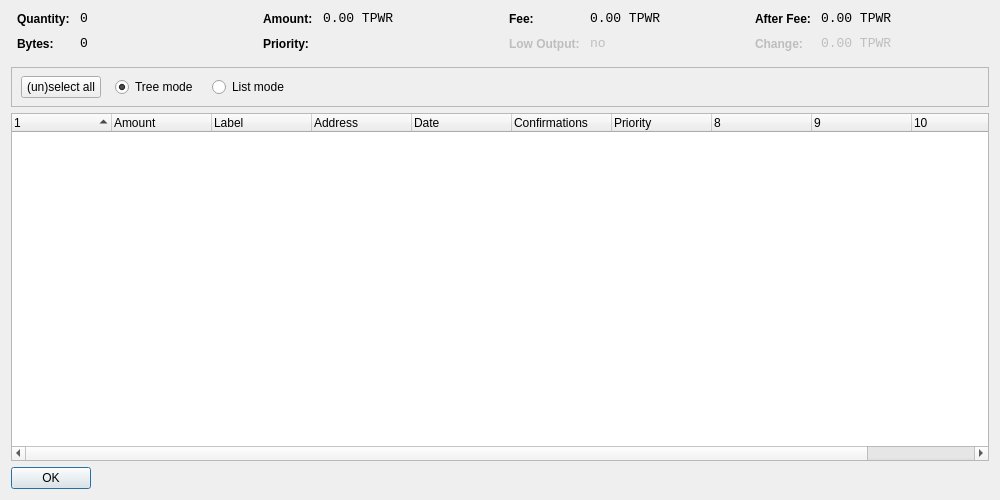
<?xml version="1.0" encoding="UTF-8"?>
<ui version="4.0">
 <class>CoinControlDialog</class>
 <widget class="QDialog" name="CoinControlDialog">
  <property name="geometry">
   <rect>
    <x>0</x>
    <y>0</y>
    <width>1000</width>
    <height>500</height>
   </rect>
  </property>
  <property name="windowTitle">
   <string>Coin Control</string>
  </property>
  
  
  <property name="styleSheet">
   <string notr="true">background-image: url(:/images/bkg2);</string>
  </property>
  
  
  <layout class="QVBoxLayout" name="verticalLayout">
   <item>
    <layout class="QHBoxLayout" name="horizontalLayoutTop" stretch="0,0,0,0">
     <property name="topMargin">
      <number>0</number>
     </property>
     <property name="bottomMargin">
      <number>10</number>
     </property>
     <item>
      <layout class="QFormLayout" name="formLayoutCoinControl1">
       <property name="horizontalSpacing">
        <number>10</number>
       </property>
       <property name="verticalSpacing">
        <number>10</number>
       </property>
       <property name="leftMargin">
        <number>6</number>
       </property>
       <property name="rightMargin">
        <number>6</number>
       </property>
       <item row="0" column="0">
        <widget class="QLabel" name="labelCoinControlQuantityText">
         <property name="styleSheet">
          <string notr="true">font-weight:bold;</string>
         </property>
         <property name="text">
          <string>Quantity:</string>
         </property>
        </widget>
       </item>
       <item row="0" column="1">
        <widget class="QLabel" name="labelCoinControlQuantity">
         <property name="font">
          <font>
           <family>Monospace</family>
           <pointsize>10</pointsize>
          </font>
         </property>
         <property name="cursor">
          <cursorShape>IBeamCursor</cursorShape>
         </property>
         <property name="contextMenuPolicy">
          <enum>Qt::ActionsContextMenu</enum>
         </property>
         <property name="text">
          <string notr="true">0</string>
         </property>
         <property name="textInteractionFlags">
          <set>Qt::LinksAccessibleByMouse|Qt::TextSelectableByKeyboard|Qt::TextSelectableByMouse</set>
         </property>
        </widget>
       </item>
       <item row="1" column="0">
        <widget class="QLabel" name="labelCoinControlBytesText">
         <property name="styleSheet">
          <string notr="true">font-weight:bold;</string>
         </property>
         <property name="text">
          <string>Bytes:</string>
         </property>
        </widget>
       </item>
       <item row="1" column="1">
        <widget class="QLabel" name="labelCoinControlBytes">
         <property name="font">
          <font>
           <family>Monospace</family>
           <pointsize>10</pointsize>
          </font>
         </property>
         <property name="cursor">
          <cursorShape>IBeamCursor</cursorShape>
         </property>
         <property name="contextMenuPolicy">
          <enum>Qt::ActionsContextMenu</enum>
         </property>
         <property name="text">
          <string notr="true">0</string>
         </property>
         <property name="textInteractionFlags">
          <set>Qt::LinksAccessibleByMouse|Qt::TextSelectableByKeyboard|Qt::TextSelectableByMouse</set>
         </property>
        </widget>
       </item>
      </layout>
     </item>
     <item>
      <layout class="QFormLayout" name="formLayoutCoinControl2">
       <property name="horizontalSpacing">
        <number>10</number>
       </property>
       <property name="verticalSpacing">
        <number>10</number>
       </property>
       <property name="leftMargin">
        <number>6</number>
       </property>
       <property name="rightMargin">
        <number>6</number>
       </property>
       <item row="0" column="0">
        <widget class="QLabel" name="labelCoinControlAmountText">
         <property name="styleSheet">
          <string notr="true">font-weight:bold;</string>
         </property>
         <property name="text">
          <string>Amount:</string>
         </property>
        </widget>
       </item>
       <item row="0" column="1">
        <widget class="QLabel" name="labelCoinControlAmount">
         <property name="font">
          <font>
           <family>Monospace</family>
           <pointsize>10</pointsize>
          </font>
         </property>
         <property name="cursor">
          <cursorShape>IBeamCursor</cursorShape>
         </property>
         <property name="contextMenuPolicy">
          <enum>Qt::ActionsContextMenu</enum>
         </property>
         <property name="text">
          <string notr="true">0.00 TPWR</string>
         </property>
         <property name="textInteractionFlags">
          <set>Qt::LinksAccessibleByMouse|Qt::TextSelectableByKeyboard|Qt::TextSelectableByMouse</set>
         </property>
        </widget>
       </item>
       <item row="1" column="0">
        <widget class="QLabel" name="labelCoinControlPriorityText">
         <property name="styleSheet">
          <string notr="true">font-weight:bold;</string>
         </property>
         <property name="text">
          <string>Priority:</string>
         </property>
        </widget>
       </item>
       <item row="1" column="1">
        <widget class="QLabel" name="labelCoinControlPriority">
         <property name="font">
          <font>
           <family>Monospace</family>
           <pointsize>10</pointsize>
          </font>
         </property>
         <property name="cursor">
          <cursorShape>IBeamCursor</cursorShape>
         </property>
         <property name="contextMenuPolicy">
          <enum>Qt::ActionsContextMenu</enum>
         </property>
         <property name="text">
          <string/>
         </property>
         <property name="textInteractionFlags">
          <set>Qt::LinksAccessibleByMouse|Qt::TextSelectableByKeyboard|Qt::TextSelectableByMouse</set>
         </property>
        </widget>
       </item>
      </layout>
     </item>
     <item>
      <layout class="QFormLayout" name="formLayoutCoinControl3">
       <property name="horizontalSpacing">
        <number>10</number>
       </property>
       <property name="verticalSpacing">
        <number>10</number>
       </property>
       <property name="leftMargin">
        <number>6</number>
       </property>
       <property name="rightMargin">
        <number>6</number>
       </property>
       <item row="0" column="0">
        <widget class="QLabel" name="labelCoinControlFeeText">
         <property name="styleSheet">
          <string notr="true">font-weight:bold;</string>
         </property>
         <property name="text">
          <string>Fee:</string>
         </property>
        </widget>
       </item>
       <item row="0" column="1">
        <widget class="QLabel" name="labelCoinControlFee">
         <property name="font">
          <font>
           <family>Monospace</family>
           <pointsize>10</pointsize>
          </font>
         </property>
         <property name="cursor">
          <cursorShape>IBeamCursor</cursorShape>
         </property>
         <property name="contextMenuPolicy">
          <enum>Qt::ActionsContextMenu</enum>
         </property>
         <property name="text">
          <string notr="true">0.00 TPWR</string>
         </property>
         <property name="textInteractionFlags">
          <set>Qt::LinksAccessibleByMouse|Qt::TextSelectableByKeyboard|Qt::TextSelectableByMouse</set>
         </property>
        </widget>
       </item>
       <item row="1" column="0">
        <widget class="QLabel" name="labelCoinControlLowOutputText">
         <property name="enabled">
          <bool>false</bool>
         </property>
         <property name="styleSheet">
          <string notr="true">font-weight:bold;</string>
         </property>
         <property name="text">
          <string>Low Output:</string>
         </property>
        </widget>
       </item>
       <item row="1" column="1">
        <widget class="QLabel" name="labelCoinControlLowOutput">
         <property name="enabled">
          <bool>false</bool>
         </property>
         <property name="font">
          <font>
           <family>Monospace</family>
           <pointsize>10</pointsize>
          </font>
         </property>
         <property name="cursor">
          <cursorShape>IBeamCursor</cursorShape>
         </property>
         <property name="contextMenuPolicy">
          <enum>Qt::ActionsContextMenu</enum>
         </property>
         <property name="text">
          <string notr="true">no</string>
         </property>
         <property name="textInteractionFlags">
          <set>Qt::LinksAccessibleByMouse|Qt::TextSelectableByKeyboard|Qt::TextSelectableByMouse</set>
         </property>
        </widget>
       </item>
      </layout>
     </item>
     <item>
      <layout class="QFormLayout" name="formLayoutCoinControl4">
       <property name="horizontalSpacing">
        <number>10</number>
       </property>
       <property name="verticalSpacing">
        <number>10</number>
       </property>
       <property name="leftMargin">
        <number>6</number>
       </property>
       <property name="rightMargin">
        <number>6</number>
       </property>
       <item row="0" column="0">
        <widget class="QLabel" name="labelCoinControlAfterFeeText">
         <property name="styleSheet">
          <string notr="true">font-weight:bold;</string>
         </property>
         <property name="text">
          <string>After Fee:</string>
         </property>
        </widget>
       </item>
       <item row="0" column="1">
        <widget class="QLabel" name="labelCoinControlAfterFee">
         <property name="font">
          <font>
           <family>Monospace</family>
           <pointsize>10</pointsize>
          </font>
         </property>
         <property name="cursor">
          <cursorShape>IBeamCursor</cursorShape>
         </property>
         <property name="contextMenuPolicy">
          <enum>Qt::ActionsContextMenu</enum>
         </property>
         <property name="text">
          <string notr="true">0.00 TPWR</string>
         </property>
         <property name="textInteractionFlags">
          <set>Qt::LinksAccessibleByMouse|Qt::TextSelectableByKeyboard|Qt::TextSelectableByMouse</set>
         </property>
        </widget>
       </item>
       <item row="1" column="0">
        <widget class="QLabel" name="labelCoinControlChangeText">
         <property name="enabled">
          <bool>false</bool>
         </property>
         <property name="styleSheet">
          <string notr="true">font-weight:bold;</string>
         </property>
         <property name="text">
          <string>Change:</string>
         </property>
        </widget>
       </item>
       <item row="1" column="1">
        <widget class="QLabel" name="labelCoinControlChange">
         <property name="enabled">
          <bool>false</bool>
         </property>
         <property name="font">
          <font>
           <family>Monospace</family>
           <pointsize>10</pointsize>
          </font>
         </property>
         <property name="cursor">
          <cursorShape>IBeamCursor</cursorShape>
         </property>
         <property name="contextMenuPolicy">
          <enum>Qt::ActionsContextMenu</enum>
         </property>
         <property name="text">
          <string notr="true">0.00 TPWR</string>
         </property>
         <property name="textInteractionFlags">
          <set>Qt::LinksAccessibleByMouse|Qt::TextSelectableByKeyboard|Qt::TextSelectableByMouse</set>
         </property>
        </widget>
       </item>
      </layout>
     </item>
    </layout>
   </item>
   <item>
    <widget class="QFrame" name="frame">
     <property name="minimumSize">
      <size>
       <width>0</width>
       <height>40</height>
      </size>
     </property>
     <property name="frameShape">
      <enum>QFrame::StyledPanel</enum>
     </property>
     <property name="frameShadow">
      <enum>QFrame::Sunken</enum>
     </property>
     <widget class="QWidget" name="horizontalLayoutWidget">
      <property name="geometry">
       <rect>
        <x>10</x>
        <y>0</y>
        <width>781</width>
        <height>41</height>
       </rect>
      </property>
      <layout class="QHBoxLayout" name="horizontalLayoutPanel" stretch="0,0,0,0,0">
       <property name="spacing">
        <number>14</number>
       </property>
       <item>
        <widget class="QPushButton" name="pushButtonSelectAll">
         <property name="sizePolicy">
          <sizepolicy hsizetype="Maximum" vsizetype="Fixed">
           <horstretch>0</horstretch>
           <verstretch>0</verstretch>
          </sizepolicy>
         </property>
         <property name="text">
          <string>(un)select all</string>
         </property>
        </widget>
       </item>
       <item>
        <widget class="QRadioButton" name="radioTreeMode">
         <property name="sizePolicy">
          <sizepolicy hsizetype="Maximum" vsizetype="Fixed">
           <horstretch>0</horstretch>
           <verstretch>0</verstretch>
          </sizepolicy>
         </property>
         <property name="text">
          <string>Tree mode</string>
         </property>
         <property name="checked">
          <bool>true</bool>
         </property>
        </widget>
       </item>
       <item>
        <widget class="QRadioButton" name="radioListMode">
         <property name="sizePolicy">
          <sizepolicy hsizetype="Maximum" vsizetype="Fixed">
           <horstretch>0</horstretch>
           <verstretch>0</verstretch>
          </sizepolicy>
         </property>
         <property name="text">
          <string>List mode</string>
         </property>
        </widget>
       </item>
       <item>
        <spacer name="horizontalSpacer">
         <property name="orientation">
          <enum>Qt::Horizontal</enum>
         </property>
         <property name="sizeHint" stdset="0">
          <size>
           <width>40</width>
           <height>20</height>
          </size>
         </property>
        </spacer>
       </item>
      </layout>
     </widget>
    </widget>
   </item>
   <item>
    <widget class="CoinControlTreeWidget" name="treeWidget">
     <property name="contextMenuPolicy">
      <enum>Qt::CustomContextMenu</enum>
     </property>
     <property name="sortingEnabled">
      <bool>false</bool>
     </property>
     <property name="columnCount">
      <number>11</number>
     </property>
     <attribute name="headerShowSortIndicator" stdset="0">
      <bool>true</bool>
     </attribute>
     <attribute name="headerStretchLastSection">
      <bool>false</bool>
     </attribute>
     <column>
      <property name="text">
       <string/>
      </property>
     </column>
     <column>
      <property name="text">
       <string>Amount</string>
      </property>
     </column>
     <column>
      <property name="text">
       <string>Label</string>
      </property>
     </column>
     <column>
      <property name="text">
       <string>Address</string>
      </property>
     </column>
     <column>
      <property name="text">
       <string>Date</string>
      </property>
     </column>
     <column>
      <property name="text">
       <string>Confirmations</string>
      </property>
      <property name="toolTip">
       <string>Confirmed</string>
      </property>
     </column>
     <column>
      <property name="text">
       <string>Priority</string>
      </property>
     </column>
     <column>
      <property name="text">
       <string/>
      </property>
     </column>
     <column>
      <property name="text">
       <string/>
      </property>
     </column>
     <column>
      <property name="text">
       <string/>
      </property>
     </column>
     <column>
      <property name="text">
       <string/>
      </property>
     </column>
    </widget>
   </item>
   <item>
    <widget class="QDialogButtonBox" name="buttonBox">
     <property name="sizePolicy">
      <sizepolicy hsizetype="Maximum" vsizetype="Fixed">
       <horstretch>0</horstretch>
       <verstretch>0</verstretch>
      </sizepolicy>
     </property>
     <property name="orientation">
      <enum>Qt::Horizontal</enum>
     </property>
     <property name="standardButtons">
      <set>QDialogButtonBox::Ok</set>
     </property>
    </widget>
   </item>
  </layout>
 </widget>
 <customwidgets>
  <customwidget>
   <class>CoinControlTreeWidget</class>
   <extends>QTreeWidget</extends>
   <header>coincontroltreewidget.h</header>
  </customwidget>
 </customwidgets>
 <resources/>
 <connections/>
</ui>
